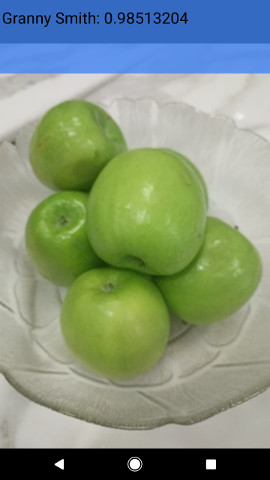
#> input picture tensorflow-for-poets-2/android/tfmobile/sample_images/classify1.jpg, 270 x 480 px, given in place of the camera
$ jupyter execute 3-image-filters.py.ipynb
#> lines starting #> are read from the running program, lines starting #| are printed output that depends on the picture; after the words box and inside, x2 and y2 are one past the last pixel; in counts of white or black regions, pixels touching at a corner belong together
#> further down, frame is the input picture: shape (480, 270, 3); mean B, G, R 126.7, 146.9, 130.6
[cell 1]
import cv2
import numpy as np

def apply_invert(frame):
    return cv2.bitwise_not(frame)
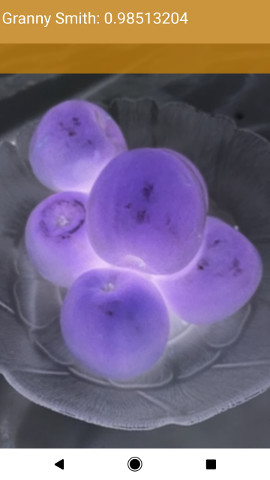
#> returned value: shape (480, 270, 3); mean of channels 0, 1, 2 128.3, 108.1, 124.4; drawn as B, G, R

def apply_sepia(frame, intensity=0.5):
#> called with intensity = 0.5
    blue, green, red = 20, 66, 112
    frame = cv2.cvtColor(frame, cv2.COLOR_BGR2BGRA)
#> frame: shape (480, 270, 4)
    frame_height, frame_width, frame_channel = frame.shape
#> frame_height = 480; frame_width = 270; frame_channel = 4
    sepia_bgra = (blue,green,red,1)

    overlay = np.full((frame_height, frame_width, 4), sepia_bgra, dtype='uint8')

    frame = cv2.addWeighted(overlay, intensity, frame, 1.0, 0)
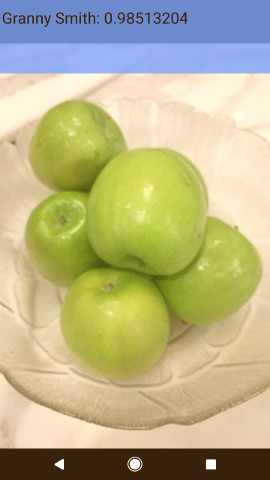
#> frame: shape (480, 270, 4); mean B, G, R, A 136.6, 179.9, 185.6, 255
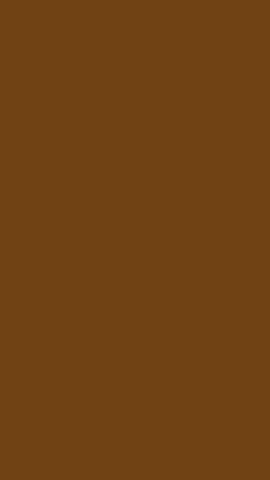
#> overlay: shape (480, 270, 4); mean B, G, R, A 20, 66, 112, 1
    frame = cv2.cvtColor(frame, cv2.COLOR_BGRA2BGR)
#> frame: shape (480, 270, 3)
    return frame

def apply_gold(frame, intensity=0.5):
    blue, green, red = 20, 66, 112
    frame = cv2.cvtColor(frame, cv2.COLOR_BGR2BGRA)
    frame_height, frame_width, frame_channel = frame.shape
    sepia_bgra = (blue,green,red,1)

    overlay = np.full((frame_height, frame_width, 4), sepia_bgra, dtype='uint8')

    frame = cv2.addWeighted(overlay, intensity, frame, 1.0, 0)
    frame = cv2.cvtColor(frame, cv2.COLOR_BGRA2BGR)
    return frame

cap = cv2.VideoCapture(0)

while True:
    _, frame = cap.read()

    invert = apply_invert(frame)
    sepia = apply_sepia(frame)

    cv2.imshow('frame',frame)
    cv2.imshow('invert',invert)
    cv2.imshow('sepia', sepia)

    k = cv2.waitKey(1)
#> (key q is pressed here)

    if k == ord('q') or k == 27:
        cap.release()
        cv2.destroyAllWindows()
        break

[cell 2]
import cv2
import numpy as np

def apply_invert(frame):
    return cv2.bitwise_not(frame)

def apply_sepia(frame, intensity=0.5):
#> called with intensity = 0.5
    blue, green, red = 20, 66, 112
    frame = apply_alpha_convert(frame)
    frame_height, frame_width, frame_channel = frame.shape
#> frame_height = 480; frame_width = 270; frame_channel = 4
    sepia_bgra = (blue,green,red,1)

    overlay = np.full((frame_height, frame_width, 4), sepia_bgra, dtype='uint8')

    frame = cv2.addWeighted(overlay, intensity, frame, 1.0, 0)
    frame = cv2.cvtColor(frame, cv2.COLOR_BGRA2BGR)
    return frame

def apply_gold(frame, intensity=0.75):
#> called with intensity = 0.75
    blue, green, red = 88, 179, 197
    frame = apply_alpha_convert(frame)
    frame_height, frame_width, frame_channel = frame.shape
#> frame_height = 480; frame_width = 270; frame_channel = 4
    sepia_bgra = (blue,green,red,3)

    overlay = np.full((frame_height, frame_width, 4), sepia_bgra, dtype='uint8')

    frame = cv2.addWeighted(overlay, intensity, frame, 1.0, 0)
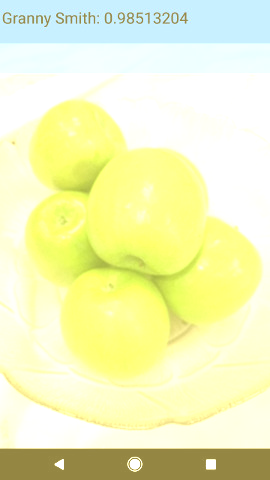
#> frame: shape (480, 270, 4); mean B, G, R, A 188.2, 244.6, 240.4, 255
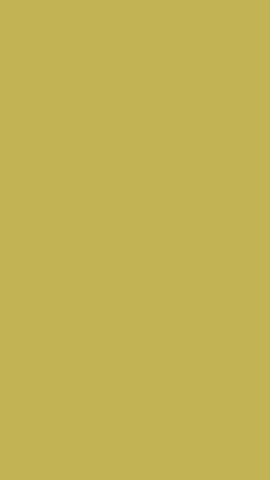
#> overlay: shape (480, 270, 4); mean B, G, R, A 88, 179, 197, 3
    frame = cv2.cvtColor(frame, cv2.COLOR_BGRA2BGR)
#> frame: shape (480, 270, 3)
    return frame

def apply_alpha_convert(frame):
    try:
        frame.shape[3]
    except IndexError:
        frame = cv2.cvtColor(frame, cv2.COLOR_BGR2BGRA)
    return frame

def apply_portrait_mode(frame):
    frame = apply_alpha_convert(frame)
    gray = cv2.cvtColor(frame, cv2.COLOR_BGR2GRAY)
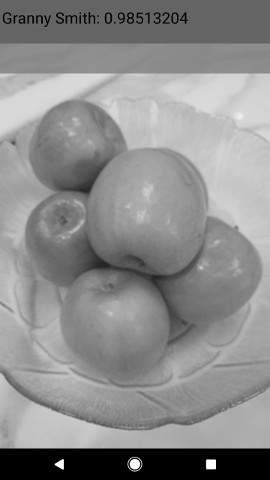
#> gray: shape (480, 270); min 0, max 255, mean 139.8
    _, mask = cv2.threshold(gray, 120, 255, cv2.THRESH_BINARY)
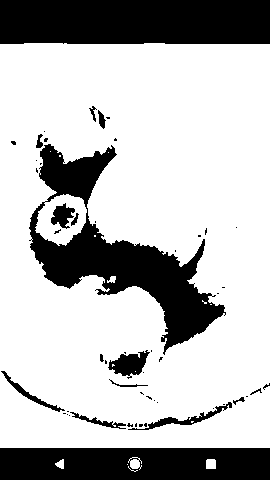
#> mask: shape (480, 270); 73.1% white; 53 black regions (37 under 20 px), largest, box (x1, y1, x2, y2) and area: (29, 144, 226, 355) 12085, (0, 0, 270, 44) 11817, (0, 448, 270, 480) 8362

    mask = cv2.cvtColor(mask, cv2.COLOR_GRAY2BGRA)
#> mask: shape (480, 270, 4)
    blurred = cv2.GaussianBlur(frame, (29,21), 0)
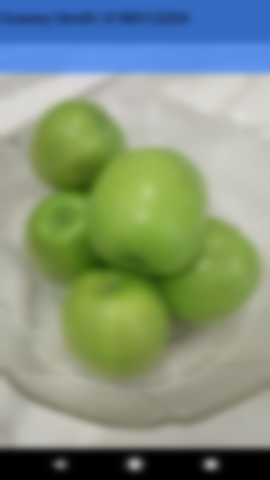
#> blurred: shape (480, 270, 4); mean B, G, R, A 126.6, 146.9, 130.6, 255

    blended = apply_blend(frame, blurred, mask)
    frame = cv2.cvtColor(blended, cv2.COLOR_BGRA2BGR)

    cv2.imshow('mask', mask)
    cv2.imshow('blurred', blurred)

def apply_blend(frame_1, frame_2, mask):
    alpha = mask
    blended = cv2.convertScaleAbs(frame_1 * (1 - alpha) + (frame_2 * alpha))
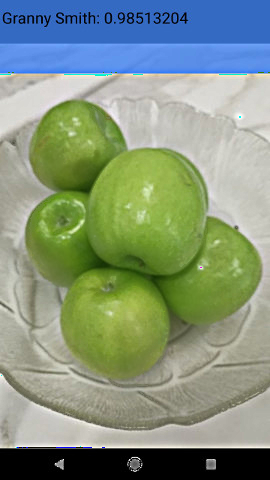
#> blended: shape (480, 270, 4); mean B, G, R, A 127.3, 147.6, 131.1, 255

    return blended

cap = cv2.VideoCapture(0)

while True:
    _, frame = cap.read()

    invert = apply_invert(frame)
    sepia = apply_sepia(frame)
    gold = apply_gold(frame)

    apply_portrait_mode(frame)
    cv2.imshow('frame',frame)
    cv2.imshow('invert',invert)
    cv2.imshow('sepia', sepia)
    cv2.imshow('gold', gold)

    k = cv2.waitKey(1)
#> (key q is pressed here)

    if k == ord('q') or k == 27:
        cap.release()
        cv2.destroyAllWindows()
        break

$ run again, on tensorflow-for-poets-2/android/tfmobile/sample_images/detect1.jpg
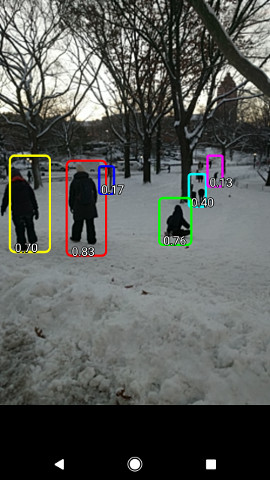
#> input picture tensorflow-for-poets-2/android/tfmobile/sample_images/detect1.jpg, 270 x 480 px, given in place of the camera
#> frame is the input picture: shape (480, 270, 3); mean B, G, R 87.3, 90.5, 88
#> in apply_portrait_mode, `_, mask = cv2.threshold(gray, 120, 255, cv2.THRESH_BINARY)`:
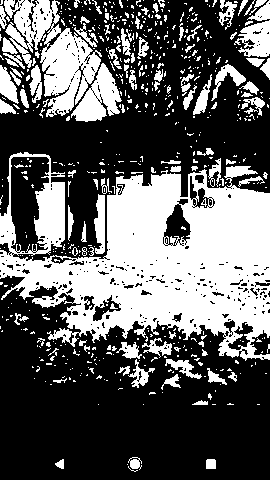
#> mask: shape (480, 270); 37.4% white; 614 white regions (510 under 20 px), largest, box (x1, y1, x2, y2) and area: (0, 152, 270, 361) 30410, (4, 0, 102, 117) 4990, (71, 63, 122, 122) 1480
#> in apply_blend, `blended = cv2.convertScaleAbs(frame_1 * (1 - alpha) + (frame_2 * alpha))`:
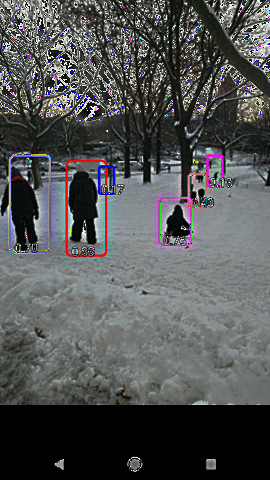
#> blended: shape (480, 270, 4); mean B, G, R, A 84.1, 83.8, 82.3, 255
